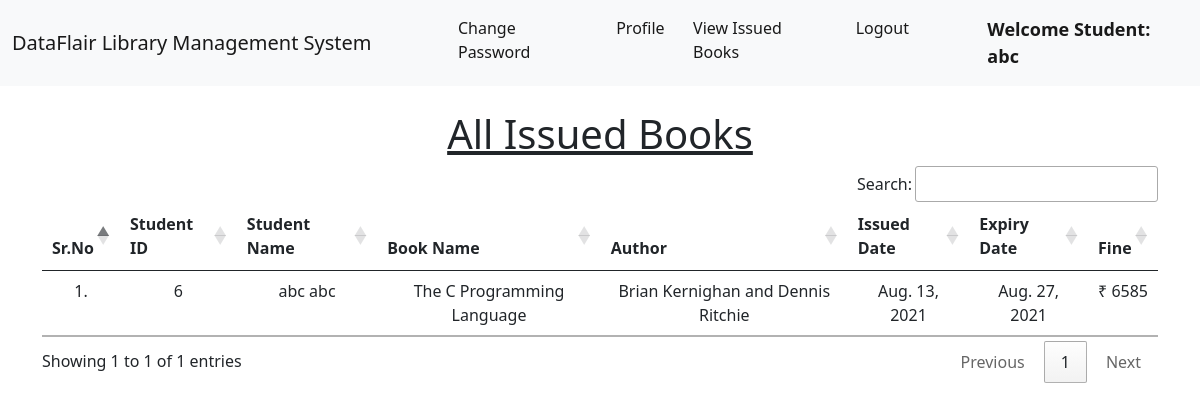
Page /student_issued_books/ (signed in) on the committed database.
### library/models.py (models this page shows, shortened)
class Book(models.Model):
    name = models.CharField(max_length=200)
    author = models.CharField(max_length=200)
    isbn = models.PositiveIntegerField()
    category = models.CharField(max_length=50)

class IssuedBook(models.Model):
    student_id = models.CharField(max_length=100, blank=True)
    isbn = models.CharField(max_length=13)
    issued_date = models.DateField(auto_now=True)
    expiry_date = models.DateField(default=expiry)

### library/views.py (the view)
# urls.py: path("student_issued_books/", views.student_issued_books, name="student_issued_books"),
@login_required(login_url = '/student_login')
def student_issued_books(request):
    student = Student.objects.filter(user_id=request.user.id)
    issuedBooks = IssuedBook.objects.filter(student_id=student[0].user_id)
    li1 = []
    li2 = []
    for i in issuedBooks:
        books = Book.objects.filter(isbn=i.isbn)
        for book in books:
            t=(request.user.id, request.user.get_full_name, book.name,book.author)
            li1.append(t)
        days=(date.today()-i.issued_date)
        d=days.days
        fine=0
        if d>15:
            day=d-14
            fine=day*5
        t=(issuedBooks[0].issued_date, issuedBooks[0].expiry_date, fine)
        li2.append(t)
    return render(request,'student_issued_books.html',{'li1':li1, 'li2':li2})

### library/templates/student_issued_books.html (shortened to what this page needs)
{% extends 'student_navbar.html' %}
{% load static %}
{% block body %}
<div class="container mt-4">
    <h1 class="text-center"><u>All Issued Books</u></h1>
    <table class="table table-hover" id="example">
        <thead>
            <tr class="text-center">
                <th>Sr.No</th>
                <th>Student ID</th>
                <th>Student Name</th>
                <th>Book Name</th>
                <th>Author</th>
                <th>Issued Date</th>
                <th>Expiry Date</th>
                <th>Fine</th>
            </tr>
        </thead>
        <tbody>
            {% for i in li1 %}
            <tr class="text-center">
                <td>{{forloop.counter}}.</td>
                <td>{{i.0}}</td>
                <td>{{i.1}}</td>
                <td>{{i.2}}</td>
                <td>{{i.3}}</td>
                {% endfor %}
                {% for i in li2 %}
                <td>{{i.0}}</td>
                <td>{{i.1}}</td>
                <td>₹ {{i.2}}</td>
            </tr>
            {% endfor %}
        </tbody>
    </table>
    </div>
{% endblock %}

### library/templates/student_navbar.html (shortened to what this page needs)
<!doctype html>
<html lang="en">
  <head>
    <link href="https://cdn.jsdelivr.net/npm/bootstrap@5.1.0/dist/css/bootstrap.min.css" rel="stylesheet">
    <link rel="stylesheet" href="https://cdn.datatables.net/1.10.25/css/jquery.dataTables.min.css">
    <link rel="stylesheet" href="https://cdn.datatables.net/buttons/1.7.1/css/buttons.dataTables.min.css">
  </head>
  <body>
    <nav class="navbar navbar-expand-lg navbar-light bg-light sticky-top">
        <div class="container-fluid">
          <a class="navbar-brand" href="#">DataFlair Library Management System</a>
          <div class="collapse navbar-collapse" id="navbarSupportedContent">
            <ul class="navbar-nav me-auto mb-2 mb-lg-0">
              <li class="nav-item">
                <a class="nav-link active" aria-current="page" href="/change_password/">Change Password</a>
              </li>
              <li class="nav-item">
                <a class="nav-link active" aria-current="page" href="/profile/">Profile</a>
              </li>
              <li class="nav-item">
                <a class="nav-link active" aria-current="page" href="/student_issued_books/">View Issued Books</a>
              </li>
              <li class="nav-item">
                <a class="nav-link active" aria-current="page" href="/logout/">Logout</a>
              </li>
              <li class="nav-item">
                <a style="font-weight:600; font-family:'Segoe UI', Tahoma, Geneva, Verdana, sans-serif; font-size: large;" class="nav-link active" href="#">Welcome Student: {{request.user}}</a>
              </li>
            </ul>
          </div>
        </div>
      </nav>
      {% block body %}
      {% endblock %}
  </body>
</html>

### rows in the picture
Book: name "The C Programming Language", author "Brian Kernighan and Dennis Ritchie"
IssuedBook: issued_date "Aug. 13, 2021", expiry_date "Aug. 27, 2021"

### other values in the picture
{{ request.user }} "abc"
{{ i.0 }} "6"
{{ i.1 }} "abc abc"
{{ i.2 }} "6585"
